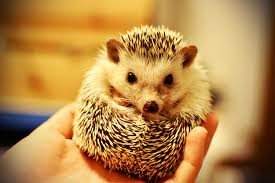
#> input picture Images/4.jpg, 275 x 183 px, found by its file name
$ python '12)b)Affine-Transform.py'
#> lines starting #> are read from the running program, lines starting #| are printed output that depends on the picture
import cv2
import numpy as np
import matplotlib.pyplot as plt
import os


# CHECK FOR BEST RESIZING METHODS FROM TUTORIAL 31
# Warp affine geometric transformation according to coordinates
def main():
    img = cv2.imread("C:/Users/PM_br/PycharmProjects/Python-Tutorials/Python_Opencv-Tutorials-Examples/Images/4.jpg", 0)
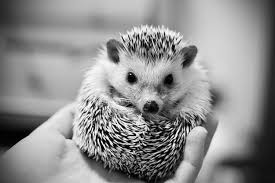
#> img: shape (183, 275); min 0, max 255, mean 142.9
    cv2.imshow("Original", img)

    # Coordinates of the 4 corners of the original image
    points_A = np.float32([[150, 15], [80, 60], [60, 100]])

    # Coordinates of the 4 corners of the desired output
    # We use a ratio of an A4 Paper 1:1.41
    points_B = np.float32([[0, 0], [200, 10], [40, 120]])

    # Use the two sets of four points to compute
    # the perspective transformation matrix,M
    M = cv2.getAffineTransform(points_A, points_B)

    warped = cv2.warpAffine(img, M, (img.shape[1], img.shape[0]))
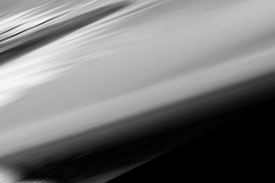
#> warped: shape (183, 275); min 0, max 252, mean 117.2

    cv2.imshow('warpaffine', warped)

    cv2.waitKey()
    cv2.destroyAllWindows()


if __name__ == '__main__':
    main()

$ run again, with Images/10.jpg copied over Images/4.jpg
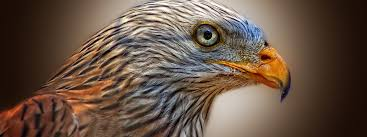
#> input picture Images/10.jpg, 367 x 137 px, found by its file name
#> in main, `img = cv2.imread("C:/Users/PM_br/PycharmProjects/Python-Tutorials/Pyth..`:
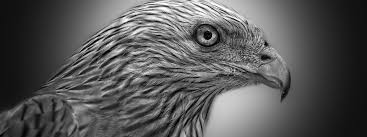
#> img: shape (137, 367); min 0, max 255, mean 87.8
#> in main, `warped = cv2.warpAffine(img, M, (img.shape[1], img.shape[0]))`:
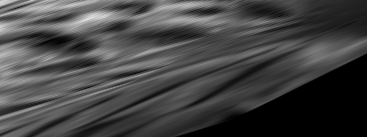
#> warped: shape (137, 367); min 0, max 231, mean 68.7

$ run again, with Images/11.jpg copied over Images/4.jpg
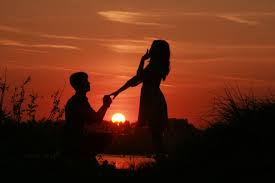
#> input picture Images/11.jpg, 275 x 183 px, found by its file name
#> in main, `img = cv2.imread("C:/Users/PM_br/PycharmProjects/Python-Tutorials/Pyth..`:
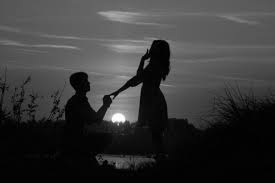
#> img: shape (183, 275); min 0, max 255, mean 56.6
#> in main, `warped = cv2.warpAffine(img, M, (img.shape[1], img.shape[0]))`:
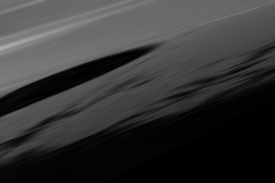
#> warped: shape (183, 275); min 0, max 173, mean 53.1

$ run again, with Images/12.jpg copied over Images/4.jpg
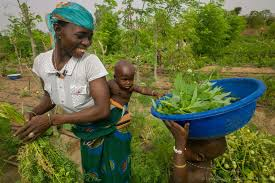
#> input picture Images/12.jpg, 275 x 183 px, found by its file name
#> in main, `img = cv2.imread("C:/Users/PM_br/PycharmProjects/Python-Tutorials/Pyth..`:
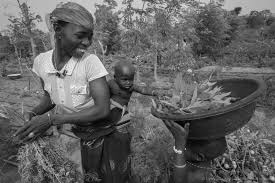
#> img: shape (183, 275); min 0, max 254, mean 97.4
#> in main, `warped = cv2.warpAffine(img, M, (img.shape[1], img.shape[0]))`:
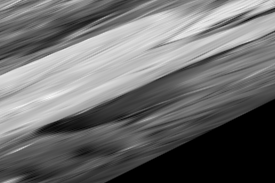
#> warped: shape (183, 275); min 0, max 251, mean 109.1
